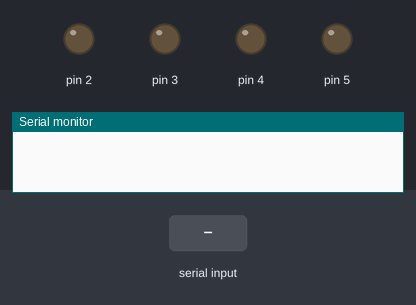
The sketch below on a simulated Arduino Uno, built with avr-gcc and run on an emulated ATmega328P. On the bench: output pins drawn as LEDs (lit = HIGH), the last lines printed to the serial monitor. The test bench sets the inputs (shaded band).

Above: at 1.2 s.
1.3 s: "1" received over Serial
At 1.9 s:
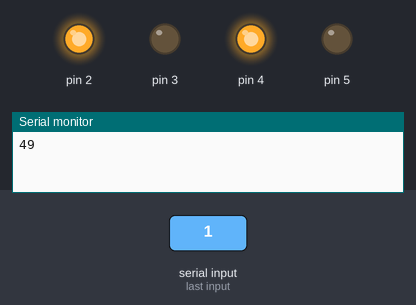
2.8 s: "2" received over Serial
At 3.1 s:
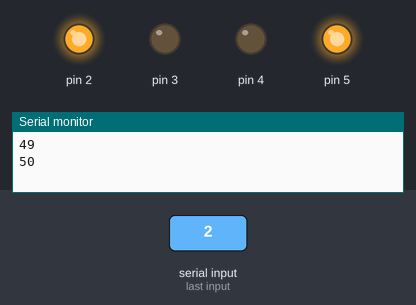
4.3 s: "3" received over Serial
At 5.4 s:
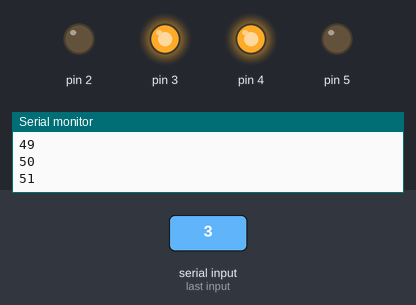
5.8 s: "4" received over Serial
At 6.5 s:
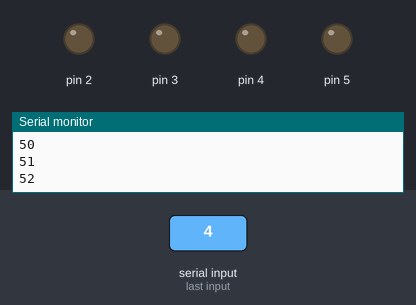
Timing chart, 0 to 8.3 s (numbered marks = the images above; inputs shaded):
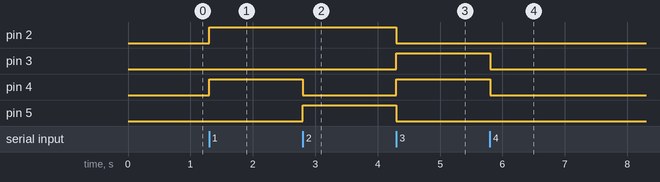

The sketch:

Bluetooth_Controlled_Bot.ino
```cpp
int t;
void setup() {
  Serial.begin(9600);
  pinMode(2,OUTPUT);
  pinMode(3,OUTPUT);
  pinMode(4,OUTPUT);
  pinMode(5,OUTPUT);
}

void loop() {
  if(Serial.available())
  {
    t=Serial.read();
    Serial.println(t);
  }
  if(t=='1') //forward
  {
  digitalWrite(2,HIGH);
  digitalWrite(3,LOW);
  digitalWrite(4,HIGH);
  digitalWrite(5,LOW);
  }
  if(t=='2') //right turn
  {
  digitalWrite(2,HIGH);
  digitalWrite(3,LOW);
  digitalWrite(4,LOW);
  digitalWrite(5,HIGH);
  }
  if(t=='3') //left turn
  {
  digitalWrite(2,LOW);
  digitalWrite(3,HIGH);
  digitalWrite(4,HIGH);
  digitalWrite(5,LOW);
  }
  if(t=='4') //stop
  {
   digitalWrite(2,LOW);
   digitalWrite(3,LOW);
   digitalWrite(4,LOW);
   digitalWrite(5,LOW);
  }
}
```

Measured:
- after the input at 1.3 s, pin 2, pin 4: LOW → HIGH at once
- after the input at 2.8 s, pin 4: HIGH → LOW at once; pin 5: LOW → HIGH at once
- after the input at 4.3 s, pin 2, pin 5: HIGH → LOW at once; pin 3, pin 4: LOW → HIGH at once
- after the input at 5.8 s, pin 3, pin 4: HIGH → LOW at once
